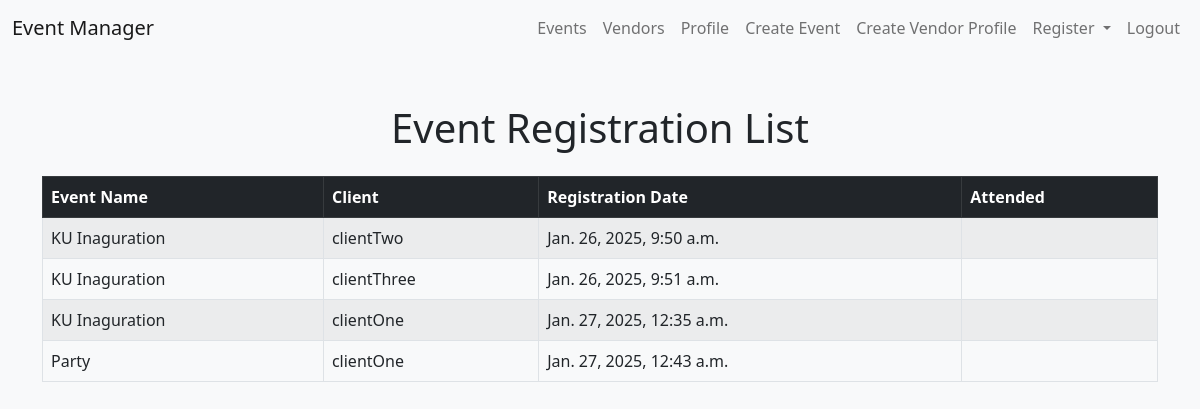
Screenshot of /event-registration-list/ (signed in) with the database file from the repository.
### base/models.py (models this page shows, shortened)
class EventRegistration(models.Model):
    event = models.ForeignKey(Event, on_delete=models.CASCADE)
    client = models.ForeignKey(User, on_delete=models.CASCADE)
    attendee_name = models.CharField(max_length=100)
    attendee_email = models.EmailField()
    ticket_type = models.ForeignKey('TicketType', on_delete=models.CASCADE)
    registration_date = models.DateTimeField(default=timezone.now)

class Event(models.Model):
    name = models.CharField(max_length=100)
    description = models.TextField()
    date = models.DateField()
    time = models.TimeField()
    location = models.CharField(max_length=100)
    max_attendees = models.IntegerField()
    registrations = models.IntegerField(default=0)
    categories = models.ManyToManyField('EventCategory')
    created_by = models.ForeignKey(User, on_delete=models.SET_NULL, null=True)
    vip_cost = models.IntegerField(default=2000, null=True)
    standard_cost = models.IntegerField(default=500, null=True)

### base/views.py (the view)
# urls.py: path('event-registration-list/', views.event_registration_list, name='event-registration-list'),
@login_required(login_url='login')
@user_passes_test(lambda u: is_Admin(u) or is_EventPlanner(u))
def event_registration_list(request):
    if is_Admin(request.user):
        registrations = EventRegistration.objects.all()
    else:
        registrations = EventRegistration.objects.filter(event__created_by=request.user)
    return render(request, 'eventRegistrationList.html', {'registrations': registrations})

### base/templatetags/events.py (called while the page is built)
@register.filter(name='is_EventPlanner')
def is_EventPlanner(user):
    return user.groups.filter(name='Event Planner').exists()

@register.filter(name='is_Admin')
def is_Admin(user):
    return user.groups.filter(name='Admin').exists()

@register.filter(name='is_Vendor')
def is_Vendor(user):
    return user.groups.filter(name='Vendor').exists()

### base/views.py (called while the page is built)
def is_Admin(user):
    return user.groups.filter(name='Admin').exists()

### templates/eventRegistrationList.html (shortened to what this page needs)
{% load events%}
<!DOCTYPE html>
<html lang="en">
<head>
    <link href="https://cdn.jsdelivr.net/npm/bootstrap@5.0.2/dist/css/bootstrap.min.css" rel="stylesheet">
</head>
<body class="bg-light">
    {% include 'navbar.html' %}
    <div class="container my-5">
        <h1 class="text-center mb-4">Event Registration List</h1>
        <div class="table-responsive">
            <table class="table table-striped table-bordered">
                <thead class="table-dark">
                    <tr>
                        <th>Event Name</th>
                        <th>Client</th>
                        <th>Registration Date</th>
                        <th>Attended</th>
                    </tr>
                </thead>
                <tbody>
                    {% for registration in registrations %}
                    <tr>
                        <td>{{ registration.event.name }}</td>
                        <td>{{ registration.client }}</td>
                        <td>{{ registration.registration_date }}</td>
                        <td>{{ registration.attended }}</td>
                    </tr>
                    {% endfor %}
                </tbody>
            </table>
        </div>
    </div>
</body>
</html>

### rows the page displays
EventRegistration: event.name "KU Inaguration", client "clientTwo", registration_date "Jan. 26, 2025, 9:50 a.m."
EventRegistration: event.name "KU Inaguration", client "clientThree", registration_date "Jan. 26, 2025, 9:51 a.m."
EventRegistration: event.name "KU Inaguration", client "clientOne", registration_date "Jan. 27, 2025, 12:35 a.m."
EventRegistration: event.name "Party", client "clientOne", registration_date "Jan. 27, 2025, 12:43 a.m."
